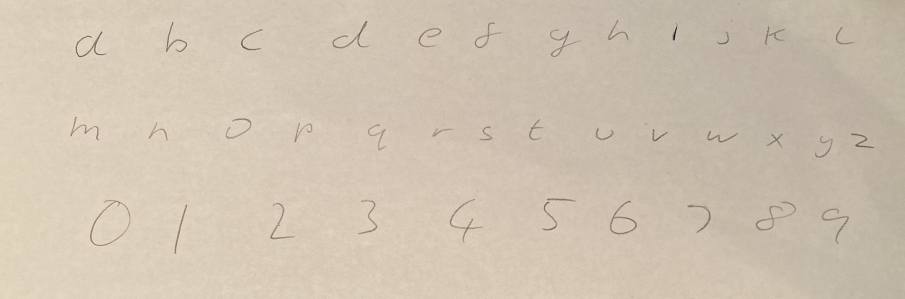
#> input picture demo/real_multi_char_image/all-chars.jpeg, 1809 x 597 px, found by its file name (shown at 1/2 size)
$ python seperate_chars.py
#> lines starting #> are read from the running program, lines starting #| are printed output that depends on the picture; after the words box and inside, x2 and y2 are one past the last pixel; in counts of white or black regions, pixels touching at a corner belong together
"""
When using the system, it can often be easier to input an image with multiple characters on to get paths for each
character. To do this, before processing any characters we should first look at the image create a new image for each
character.

This is done by:
Pre-processing the image (blur, threshold)
Extracting contours from the image
taking the bounding box of each contour

Syntax: python3 image_processing/seperate_chars <input_file_path> <output_directory>
"""
import sys

import numpy as np
import cv2
from imutils.contours import sort_contours
from imutils import resize
from math import floor, ceil

from globals import SHOW_STEPS, WAIT_TIME


def get_bounding_boxes(image_path, output_dir):
#> called with image_path = 'test/multi_char/all-chars.jpeg', output_dir = 'test/image_input'
    multi_char_image = cv2.imread(image_path, cv2.IMREAD_GRAYSCALE)
#> multi_char_image: shape (597, 1809); min 8, max 236, mean 196.3

    if SHOW_STEPS:
        cv2.namedWindow("Process", cv2.WINDOW_NORMAL | cv2.WINDOW_GUI_EXPANDED | cv2.WINDOW_FREERATIO)
        cv2.imshow("Process", multi_char_image)
        cv2.waitKey(WAIT_TIME)

    # Image Pre-Processing:
    # Invert, Blur, Threshold
    cv2.adaptiveThreshold(multi_char_image, 255, cv2.ADAPTIVE_THRESH_GAUSSIAN_C, cv2.THRESH_BINARY, 35, 11,
                          dst=multi_char_image)
#> multi_char_image: shape (597, 1809); 98.7% white; 114 black regions (75 under 20 px)

    if SHOW_STEPS:
        cv2.imshow("Process", multi_char_image)
        cv2.waitKey(WAIT_TIME)


    cv2.blur(multi_char_image, (3, 3), multi_char_image)
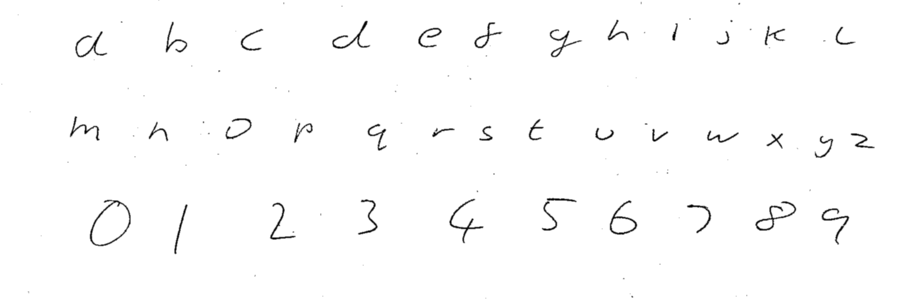
#> multi_char_image: shape (597, 1809) (shown at 1/2 size); min 0, max 255, mean 251.8
    if SHOW_STEPS:
        cv2.imshow("Process", multi_char_image)
        cv2.waitKey(WAIT_TIME)

    # Make a copy of the image for saving later, without any info or extra processing drawn onto it
    original_image = multi_char_image.copy()

    cv2.bitwise_not(multi_char_image, multi_char_image)
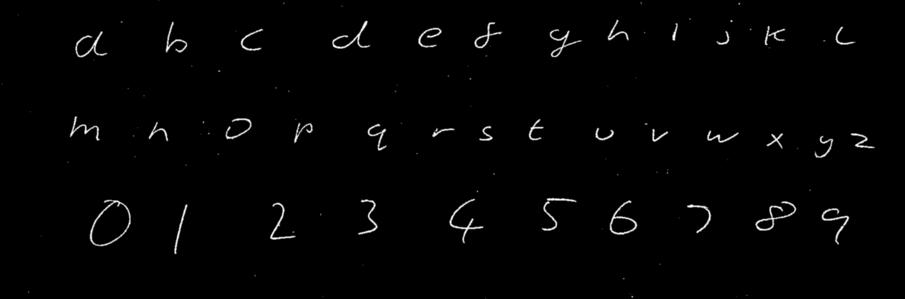
#> multi_char_image: shape (597, 1809) (shown at 1/2 size); min 0, max 255, mean 3.2
    if SHOW_STEPS:
        cv2.imshow("Process", multi_char_image)
        cv2.waitKey(WAIT_TIME)

    # Get the contours out of the image
    contours, _ = cv2.findContours(multi_char_image, cv2.RETR_EXTERNAL, cv2.CHAIN_APPROX_NONE)
#> contours = 108 contours, 71 with area under 20; largest, box (x1, y1, x2, y2) and area: (179, 399, 262, 493) 5283, (1219, 400, 1275, 470) 1904, (1510, 402, 1593, 462) 1407, (898, 397, 968, 487) 920, (1099, 58, 1165, 115) 897
    contours, _ = sort_contours(contours, 'left-to-right')

    # Get the bounding boxes for each contour
    boxes = []
    for contour in contours:
        if cv2.arcLength(contour, True) < 40:
            continue

        x, y, w, h = cv2.boundingRect(contour)
        boxes.append((x, y, x + w, y + h))
        if SHOW_STEPS:
            cv2.rectangle(multi_char_image, (x, y), (x + w, y + h), 150, 1)
#> this loop made 108 passes
#> (x, y, w, h) on passes 7, 8, 9, 17, 19, 20, 28, 30, 32, 37, 41, 43: (139, 232, 61, 50), (150, 62, 65, 54), (179, 399, 83, 94), (297, 243, 40, 40), (331, 43, 44, 63), (348, 408, 28, 101), (450, 236, 54, 43), (481, 57, 46, 45), (539, 404, 53, 76), (587, 245, 39, 42), (664, 41, 77, 57), (715, 398, 41, 72)
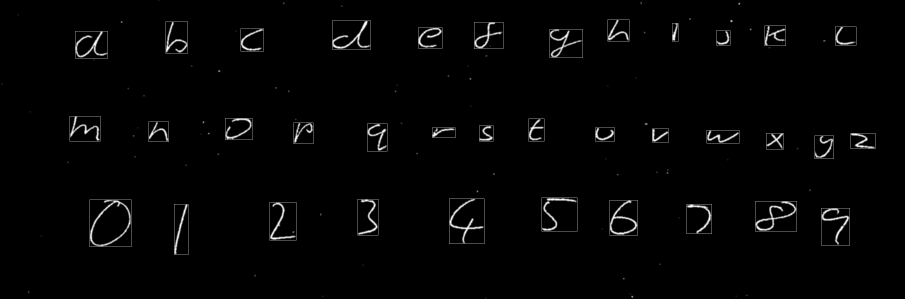
#> multi_char_image: shape (597, 1809) (shown at 1/2 size); 0.67% of pixels changed, all inside (x1, y1, x2, y2) = (139, 39, 1751, 510)
#> after the loop, boxes = 36 items, first 6: (139, 232, 200, 282), (150, 62, 215, 116), (179, 399, 262, 493), (297, 243, 337, 283), (331, 43, 375, 106), (348, 408, 376, 509)

    if SHOW_STEPS:
        cv2.imshow("Process", multi_char_image)
        cv2.waitKey(WAIT_TIME)

    outer_boxes = []
    # Look for overlapping boxes, and if they do overlap then merge them
    for box1 in boxes:
        for box2 in boxes:
            if do_boxes_overlap(box1, box2):
                outer_boxes.append(merge_boxes(box1, box2))
                boxes.remove(box1)
                boxes.remove(box2)
#> this loop made 36 passes
#> box1 on passes 3 to 14: (179, 399, 262, 493), (297, 243, 337, 283), (331, 43, 375, 106), (348, 408, 376, 509), (450, 236, 504, 279), (481, 57, 527, 102), (539, 404, 592, 480), (587, 245, 626, 287), (664, 41, 741, 98), (715, 398, 756, 470), (734, 247, 774, 302), (836, 55, 884, 96)

    outer_boxes += boxes
    for box in outer_boxes:
        x, y, x1, y1 = box
        if SHOW_STEPS:
            cv2.rectangle(multi_char_image, (x, y), (x1, y1), 255, 2)
#> this loop made 36 passes
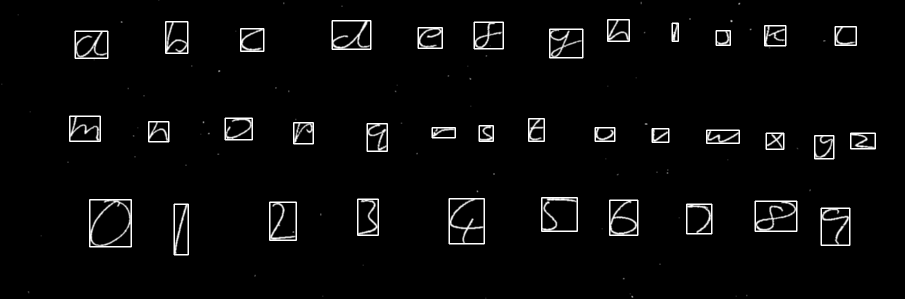
#> multi_char_image: shape (597, 1809) (shown at 1/2 size); 1.98% of pixels changed, all inside (x1, y1, x2, y2) = (138, 38, 1752, 511)

    if SHOW_STEPS:
        cv2.imshow("Process", multi_char_image)
        cv2.waitKey(WAIT_TIME)
        cv2.waitKey(0)

    # Take each bounding box and make it a 64x64 image with at least a 4 pixel border
    chars = []
    for box in outer_boxes:
        x, y, x1, y1 = box
        char = original_image[y:y1, x:x1]

        # Resize the image until the longest side is 52px
        h, _ = char.shape
        if h > 52:
            char = resize(char, height=52)
        _, w = char.shape
        if w > 52:
            char = resize(char, width=52)

        # Fill in the image until it is a 64x64 square
        h, w = char.shape
        h_gap = 64-h
        w_gap = 64-w
        top = floor(h_gap/2)
        bottom = ceil(h_gap/2)
        left = ceil(w_gap/2)
        right = floor(w_gap/2)

        char = cv2.copyMakeBorder(char, top, bottom, left, right, borderType=cv2.BORDER_CONSTANT, value=255)
        print(char.shape)
        chars.append(char)
#> this loop made 36 passes
#| (64, 64)
#| (64, 64)
#| (64, 64)
#| (64, 64)
#| (64, 64)
#| (64, 64)
#| (64, 64)
#| (64, 64)
#> (further printed lines are left out)
#> pass 1, in get_bounding_boxes, `char = cv2.copyMakeBorder(char, top, bottom, left, right, borderType=c..`:
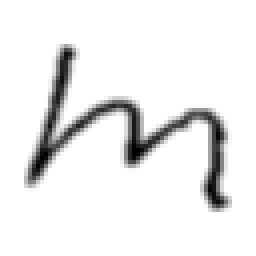
#> char: shape (64, 64) (shown 4 times larger); min 0, max 255, mean 236.4
#> pass 2, in get_bounding_boxes, `char = original_image[y:y1, x:x1]`:
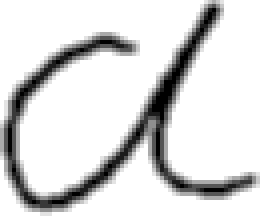
#> char: shape (54, 65) (shown 4 times larger); min 0, max 255, mean 217.4

    for index, char in enumerate(chars):
        cv2.imwrite(output_dir + "/char-%03d.tif" % index, char)
#> this loop made 36 passes
#> pass 2, in get_bounding_boxes, `cv2.imwrite(output_dir + "/char-%03d.tif" % index, char)`:
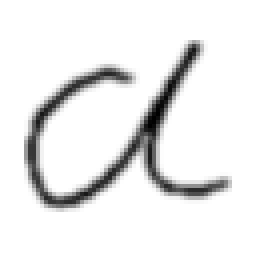
#> saved as char-001.tif: shape (64, 64) (shown 4 times larger); min 0, max 255, mean 234.5


def do_boxes_overlap(box1, box2):
    box1_x, box1_y, box1_x1, box1_y1 = box1
    box2_x, box2_y, box2_x1, box2_y1 = box2

    # Check if top-left in box2
    if box2_x < box1_x < box2_x1 and box2_y < box1_y < box2_y1:
        return True

    # Check if top-right in box2
    if box2_x < box1_x1 < box2_x1 and box2_y < box1_y < box2_y1:
        return True

    # Check if bottom_right in box2
    if box2_x < box1_x1 < box2_x1 and box2_y < box1_y1 < box2_y1:
        return True

    # Check if bottom_left in box2
    if box2_x < box1_x < box2_x1 and box2_y < box1_y1 < box2_y1:
        return True

    return False


def merge_boxes(box1, box2):
    box1_x, box1_y, box1_x1, box1_y1 = box1
    box2_x, box2_y, box2_x1, box2_y1 = box2
    x = min(box1_x, box2_x)
    y = min(box1_y, box2_y)
    x1 = max(box1_x1, box2_x1)
    y1 = max(box1_y1, box2_y1)
    return x, y, x1, y1


if __name__ == '__main__':
    if len(sys.argv) == 3:
        input_file = sys.argv[1]
        output_directory = sys.argv[2]
        get_bounding_boxes(input_file, output_directory)
    else:
        print("No/incorrect number of parameters supplied, running with default values")
        get_bounding_boxes("test/multi_char/all-chars.jpeg", "test/image_input")
